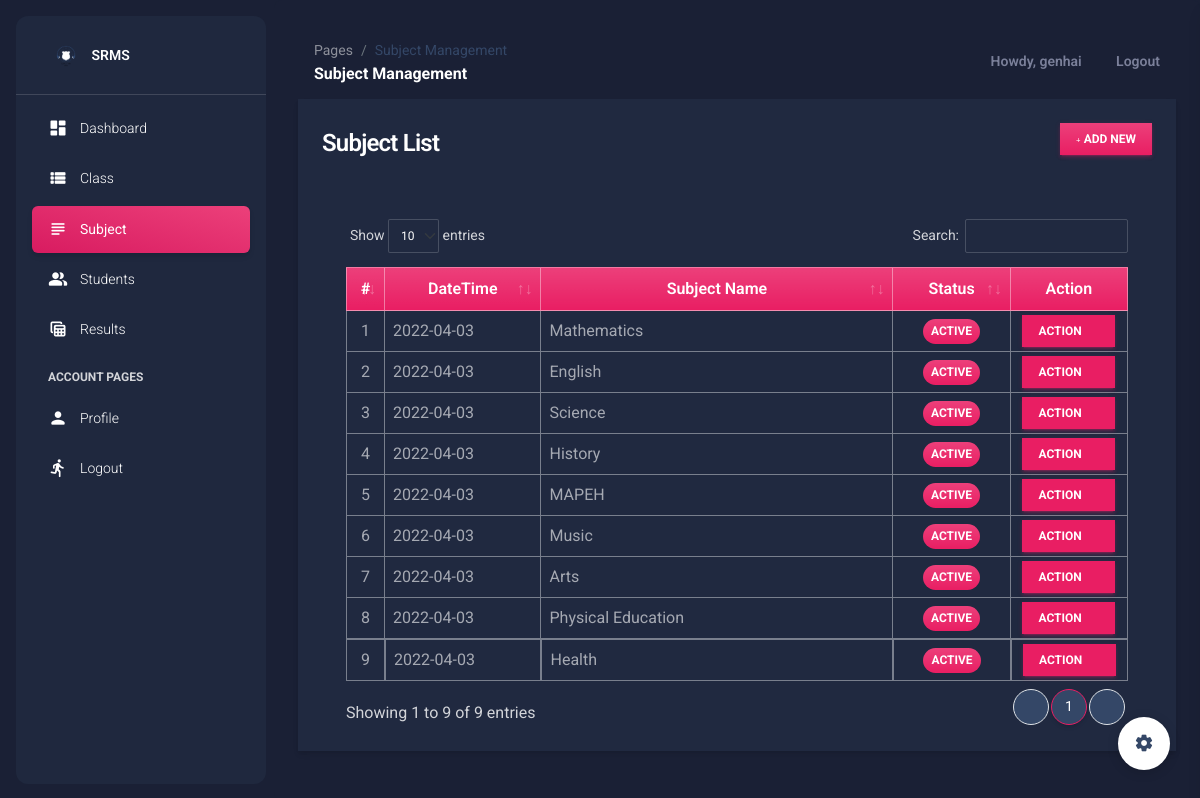
Page /subject_mgt (signed in) on the committed database.
### srsApp/models.py (models this page shows, shortened)
class Subject(models.Model):
    name = models.CharField(max_length=250)
    status = models.CharField(max_length=2, choices=(('1', 'Active'), ('2', 'Inactive')), default=1)
    date_created = models.DateTimeField(default=timezone.now)
    date_updated = models.DateTimeField(auto_now=True)

### srsApp/views.py (the view)
# urls.py: path('subject_mgt', views.subject_mgt, name="subject-page"),
@login_required
def subject_mgt(request):
    context['page'] = 'subject_mgt'
    context['page_title'] = 'Subject Management'
    subjects = models.Subject.objects.all()
    context['subjects'] = subjects
    return render(request, 'subject_mgt.html', context)

### srsApp/forms.py (shortened to what this page needs)
class UpdateProfile(UserChangeForm):
    username = forms.CharField(max_length=250, help_text="The Username field is required.")
    email = forms.EmailField(max_length=250, help_text="The Email field is required.")
    first_name = forms.CharField(max_length=250, help_text="The First Name field is required.")
    last_name = forms.CharField(max_length=250, help_text="The Last Name field is required.")
    current_password = forms.CharField(max_length=250)
    class Meta:
        model = User
        fields = ('email', 'username', 'first_name', 'last_name')

### srsApp/templates/subject_mgt.html (shortened to what this page needs)
{% extends 'layouts/base.html' %} {% load humanize %} {% block content %}
    <div class="container-fluid">
        <div class="col-lg-12 col-md-12 col-sm-12 col-xs-12">
            <div class="card card-default rounded-0 shadow ">
                <div class="card-header">
                    <div class="d-flex w-100 align-items-center justify-content-between">
                        <h4 class="card-title fw-bold">Subject List</h4>
                        <div class="tools">
                            <button type="button" class="btn btn-primary rounded-0 bg-gradient btn-sm" id='add_new'><i
                                    class="fa fa-plus"></i> Add New
                            </button>
                        </div>
                    </div>
                </div>
                <div class="card-body">
                    <div class="container-fluid">
                        <table class="table table-bordered" id="subject-list">
                            <colgroup>
                                <col width="5%">
                                <col width="20%">
                                <col width="45%">
                                <col width="15%">
                                <col width="15%">
                            </colgroup>
                            <thead>
                            <tr class="bg-gradient bg-primary bg-opacity-50 text-light">
                                <th class="px-2 py-2 text-center">#</th>
                                <th class="px-2 py-2 text-center">DateTime</th>
                                <th class="px-2 py-2 text-center">Subject Name</th>
                                <th class="px-2 py-2 text-center">Status</th>
                                <th class="px-2 py-2 text-center">Action</th>
                            </tr>
                            </thead>
                            <tbody>
                            {% for subject in subjects %}
                                <tr>
                                    <td class="px-2 py-1 align-middle text-center">{{ forloop.counter }}</td>
                                    <td class="px-2 py-1 align-middle">{{ subject.date_created|date:"Y-m-d" }}</td>
                                    <td class="px-2 py-1 align-middle">{{ subject.name }}</td>
                                    <td class="px-1 py-1 align-middle text-center">
                                        {% if subject.status == '1' %}
                                            <span class="badge bg-primary bg-gradient rounded-pill px-2">Active</span> {% else %}
                                            <span class="badge bg-secondary bg-gradient rounded-pill px-2">Inactive</span> {% endif %}
                                    </td>
                                    <td class="px-2 py-1 align-middle text-center">
                                        <div class="dropdown">
                                            <button class="btn btn-primary btn-sm mb-0 rounded-0 dropdown-toggle"
                                                    type="button" id="actionBtn-{{ subject.pk }}"
                                                    data-bs-toggle="dropdown" aria-expanded="false">
                                                Action
                                            </button>
                                        </div>
                                    </td>
                                </tr>
                            {% endfor %}
                            </tbody>
                        </table>
                    </div>
                </div>
            </div>
        </div>
    </div>
{% endblock content %}

### srsApp/templates/layouts/base.html (shortened to what this page needs)
{% load static %} {% load customfilter %}
<!DOCTYPE html>
<html lang="en">
<head>
    <link href="{% static '/assets/material-dashboard/css/nucleo-icons.css' %}" rel="stylesheet"/>
    <link href="{% static '/assets/material-dashboard/css/nucleo-svg.css' %}" rel="stylesheet"/>
    <link rel="stylesheet" href="{% static '/assets/datatables/datatables.min.css' %}"/>
    <link rel="stylesheet" href="{% static '/assets/select2/dist/css/select2.min.css' %}">
    <link rel="stylesheet" href="{% static '/assets/default/css/style.css' %}">
    <link id="pagestyle" href="{% static '/assets/material-dashboard/css/material-dashboard.css' %}" rel="stylesheet"/>
</head>
<body class="g-sidenav-show bg-gray-200 dark-version">
{% if has_sidebar %} {% include 'includes/sidebar.html' %} {% endif %}
<main class="main-content position-relative max-height-vh-100 h-100 border-radius-lg ">
    {% if has_navigation %}{% include 'includes/navigation.html' %}{% endif %}  {% block content %}{% endblock content %}
</main>
{% include 'includes/modals.html' %} {% include 'includes/fixed-plugin.html' %} {% include 'includes/scripts.html' %}
</body>
</html>

### srsApp/templates/includes/sidebar.html (shortened to what this page needs)
{% load static %}
<aside class="sidenav navbar navbar-vertical navbar-expand-xs border-0 border-radius-xl my-3 fixed-start ms-3   bg-gradient-dark"
       id="sidenav-main">
    <div class="sidenav-header">
        <a class="navbar-brand m-0"
           href="/">
            <img src="{% static '/assets/logo.png' %}" class="navbar-brand-img h-100" alt="main_logo">
            <span class="ms-1 font-weight-bold text-white">{{ short_name }}</span>
        </a>
    </div>
    <hr class="horizontal light mt-0 mb-2">
    <div class="collapse navbar-collapse  w-auto  max-height-vh-100" id="sidenav-collapse-main">
        <ul class="navbar-nav">
            <li class="nav-item">
                <a class="nav-link text-white {% if not page or page == 'home' %} active bg-gradient-primary {% endif %}"
                   href="/">
                    <div class="text-white text-center me-2 d-flex align-items-center justify-content-center">
                        <i class="material-icons opacity-10">dashboard</i>
                    </div>
                    <span class="nav-link-text ms-1">Dashboard</span>
                </a>
            </li>
            <li class="nav-item">
                <a class="nav-link text-white {% if page == 'class_mgt' %} active bg-gradient-primary {% endif %}"
                   href="{% url 'class-page' %}">
                    <div class="text-white text-center me-2 d-flex align-items-center justify-content-center">
                        <i class="material-icons opacity-10">view_list</i>
                    </div>
                    <span class="nav-link-text ms-1">Class</span>
                </a>
            </li>
            <li class="nav-item">
                <a class="nav-link text-white {% if page == 'subject_mgt' %} active bg-gradient-primary {% endif %}"
                   href="{% url 'subject-page' %}">
                    <div class="text-white text-center me-2 d-flex align-items-center justify-content-center">
                        <i class="material-icons opacity-10">subject</i>
                    </div>
                    <span class="nav-link-text ms-1">Subject</span>
                </a>
            </li>
            <li class="nav-item">
                <a class="nav-link text-white {% if page == 'student_mgt' %} active bg-gradient-primary {% endif %}"
                   href="{% url 'student-page' %}">
                    <div class="text-white text-center me-2 d-flex align-items-center justify-content-center">
                        <i class="material-icons opacity-10">people_alt</i>
                    </div>
                    <span class="nav-link-text ms-1">Students</span>
                </a>
            </li>
            <li class="nav-item">
                <a class="nav-link text-white {% if page == 'result_mgt' %} active bg-gradient-primary {% endif %}"
                   href="{% url 'result-page' %}">
                    <div class="text-white text-center me-2 d-flex align-items-center justify-content-center">
                        <i class="material-icons opacity-10">table_view</i>
                    </div>
                    <span class="nav-link-text ms-1">Results</span>
                </a>
            </li>
            <li class="nav-item mt-3">
                <h6 class="ps-4 ms-2 text-uppercase text-xs text-white font-weight-bolder opacity-8">Account pages</h6>
            </li>
            <li class="nav-item">
                <a class="nav-link text-white {% if page == 'profile' %} active bg-gradient-primary {% endif %}"
                   href="{% url 'profile-page' %}">
                    <div class="text-white text-center me-2 d-flex align-items-center justify-content-center">
                        <i class="material-icons opacity-10">person</i>
                    </div>
                    <span class="nav-link-text ms-1">Profile</span>
                </a>
            </li>
            <li class="nav-item">
                <a class="nav-link text-white " href="{% url 'logout' %}">
                    <div class="text-white text-center me-2 d-flex align-items-center justify-content-center">
                        <i class="material-icons opacity-10">directions_run</i>
                    </div>
                    <span class="nav-link-text ms-1">Logout</span>
                </a>
            </li>
        </ul>
    </div>
</aside>

### srsApp/templates/includes/navigation.html (shortened to what this page needs)
<nav class="navbar navbar-main navbar-expand-lg px-0 mx-4 shadow-none border-radius-xl position-sticky mt-4 top-1 z-index-sticky"
     id="navbarBlur" navbar-scroll="true">
    <div class="container-fluid py-1 px-3">
        <nav aria-label="breadcrumb">
            <ol class="breadcrumb bg-transparent mb-0 pb-0 pt-1 px-0 me-sm-6 me-5">
                <li class="breadcrumb-item text-sm"><a class="opacity-5 text-dark" href="javascript:">Pages</a></li>
                <li class="breadcrumb-item text-sm text-dark active" aria-current="page">{{ page_title }}</li>
            </ol>
            <h6 class="font-weight-bolder mb-0">{{ page_title }}</h6>
        </nav>
        <div class="collapse navbar-collapse mt-sm-0 mt-2 me-md-0 me-sm-4" id="navbar">
            <ul class="navbar-nav  justify-content-end">
                <li class="nav-item d-flex align-items-center">
                    <a href="" class="nav-link text-body font-weight-bold px-3">
                        <i class="fa fa-user me-sm-1"></i>
                        Howdy, {{ user.username }}
                    </a>
                </li>
                <li class="nav-item d-flex align-items-center">
                    <a href="{% url 'logout' %}" class="nav-link text-body font-weight-bold px-0">
                        <i class="fa fa-sign-out me-sm-1"></i>
                        <span class="d-sm-inline d-none">Logout</span>
                    </a>
                </li>
            </ul>
        </div>
    </div>
</nav>

### srsApp/templates/includes/fixed-plugin.html (shortened to what this page needs)
<div class="fixed-plugin">
    <a class="fixed-plugin-button text-dark position-fixed px-3 py-2">
        <i class="material-icons py-2">settings</i>
    </a>
</div>

### srsApp/templates/includes/scripts.html (shortened to what this page needs)
{% load static %}

### static/assets/default/css/style.css (style rules this page uses)
html, body { height: 100%; width: 100%; max-height: 100%; overflow: auto; display: flex; flex-direction: column; }
.dark-version .table tbody tr:last-child td { border-width: 1px !important; }

### rows in the picture
Subject: date_created "2022-04-03", name "Mathematics", status "ACTIVE"
Subject: date_created "2022-04-03", name "English", status "ACTIVE"
Subject: date_created "2022-04-03", name "Science", status "ACTIVE"
Subject: date_created "2022-04-03", name "History", status "ACTIVE"
Subject: date_created "2022-04-03", name "MAPEH", status "ACTIVE"
Subject: date_created "2022-04-03", name "Music", status "ACTIVE"
Subject: date_created "2022-04-03", name "Arts", status "ACTIVE"
Subject: date_created "2022-04-03", name "Physical Education", status "ACTIVE"
Subject: date_created "2022-04-03", name "Health", status "ACTIVE"

### other values in the picture
{{ short_name }} "SRMS"
{{ page_title }} "Subject Management"
{{ user.username }} "genhai"
